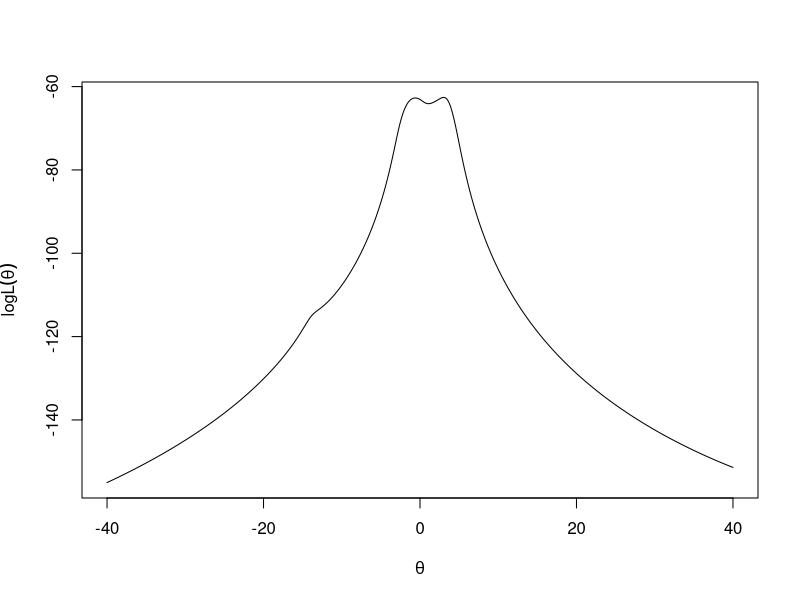

Reproduce this figure in R.
x <- c(1.77, -0.23, 2.76, 3.80, 3.47, 56.75, -1.34, 4.24, -2.44,
       3.29, 3.71, -2.40, 4.53, -0.07, -1.05, -13.87, -2.53, -1.75)
n <- length(x)

loglik <- function(theta) {-n*log(pi)-sum (log(1+(x-theta)^2))}



# Graph

S <- seq(-40, 40, len=1000)
loglik_S <- sapply(S, loglik)
plot(S, loglik_S, type ="l", xlab=expression(theta), ylab=expression(logL(theta)))



# Calculate theta

start_time <- Sys.time()
mle <- function(theta0, toler=1e-08) {     
  theta <- theta0
  dloglik <- sum(2*(x-theta)/(1+(x-theta)^2))
  
  while (abs(dloglik) > toler) {
    ddloglik <- 2*sum(((x-theta)^2-1)/(1+(x-theta)^2)^2)
    theta <- theta-dloglik/ddloglik
    dloglik <- sum(2*(x-theta)/(1+(x-theta)^2))
  }
  theta
}



# Output

IV <- c(-11, -1, 0, 1.5, 4, 4.7, 7, 8, 38, mean(x))
Result <- as.matrix(sapply(IV, mle))
Result

end_time <- Sys.time()
time_taken <- end_time-start_time
time_taken
